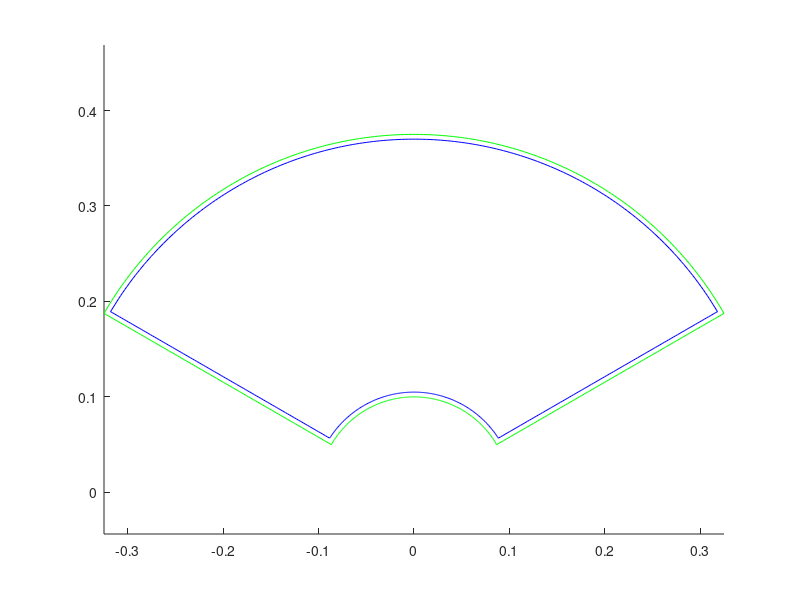

Write MATLAB code to recreate this figure. (Note: this script raises an error after producing the figure.)
clear all
close all

R_in=0.100; % rayon interieur
R_out=0.375; % rayon exterieur
teta=2*pi/3; % angle de l'arc
Radius=5e-3; % rayon fil


%spire source

ndec_r=100; % nombre decoupages radial
ndec_teta=200; % nombre decoupage axial

teta_out=linspace(pi/2+teta/2,pi/2-teta/2,ndec_teta);
teta_in=linspace(pi/2-teta/2,pi/2+teta/2,ndec_teta);
R_left=linspace(R_in,R_out,ndec_r);
R_right=linspace(R_out,R_in,ndec_r);


Xs=[R_left*cos(pi/2+teta/2) R_out*cos(teta_out) R_right*cos(pi/2-teta/2) R_in*cos(teta_in) ];
Ys=[R_left*sin(pi/2+teta/2) R_out*sin(teta_out) R_right*sin(pi/2-teta/2) R_in*sin(teta_in) ];
Zs=Xs*0;

% suppression doublons

indice=[ndec_r+1 ndec_r+ndec_teta 2*ndec_r+ndec_teta];

Xs(indice)=[];
Ys(indice)=[];
Zs=Xs*0;

%spire destination

var1=Radius/tan(teta/2);
var2=Radius/sin(teta/2);
delta=atan(Radius/(R_in+Radius));

R_left=linspace(R_in+Radius-var1,R_out-Radius-var1,ndec_r);
R_right=linspace(R_out-Radius-var1,R_in+Radius-var1,ndec_r);
teta_out=linspace(pi/2+teta/2-delta,pi/2-teta/2+delta,ndec_teta);
teta_in=linspace(pi/2-teta/2+delta,pi/2+teta/2-delta,ndec_teta);

Xd=[R_left*cos(pi/2+teta/2) (R_out-Radius)*cos(teta_out) R_right*cos(pi/2-teta/2) (R_in+Radius)*cos(teta_in) ];
Yd=[var2+R_left*sin(pi/2+teta/2) (R_out-Radius)*sin(teta_out) var2+R_right*sin(pi/2-teta/2) (R_in+Radius)*sin(teta_in) ];

% suppression doublons


Xd(indice)=[];
Yd(indice)=[];
Zd=Xs*0;


figure; 

hold on
plot3(Xs,Ys,Zs,'g');
plot3(Xd,Yd,Zd,'b');
view(2)
axis equal

% calcul inductance

xsi=Xs(1:end-1);
xsf=Xs(2:end);
ysi=Ys(1:end-1);
ysf=Ys(2:end);
zsi=Zs(1:end-1);
zsf=Zs(2:end);

len=sum(sqrt((xsi-xsf).^2+(ysi-ysf).^2+(zsi-zsf).^2)); % longueur inducteur

xdi=Xd(1:end-1);
xdf=Xd(2:end);
ydi=Yd(1:end-1);
ydf=Yd(2:end);
zdi=Zd(1:end-1);
zdf=Zd(2:end);

L=0;
A = zeros(3,length(xdi));
for ii=1:size(xsi,2)
    for jj=1:size(xdi,2)
        [Lx,Ax] = fun_calcul_mutuel_segment(xsi(ii),ysi(ii),zsi(ii),...
            xsf(ii),ysf(ii),zsf(ii),xdi(jj),ydi(jj),zdi(jj),...
            xdf(jj),ydf(jj),zdf(jj));
        L=L+Lx;
        A(:,jj)=A(:,jj)+Ax;
    end
end

mu0=4*pi*1e-7;
Ltotal=L+len*mu0/(8*pi);

%%
dl=[(xdf+xdi)./2; (ydf+ydi)./2; (zdf+zdi)./2];
figure
f_quiver(dl,A)


